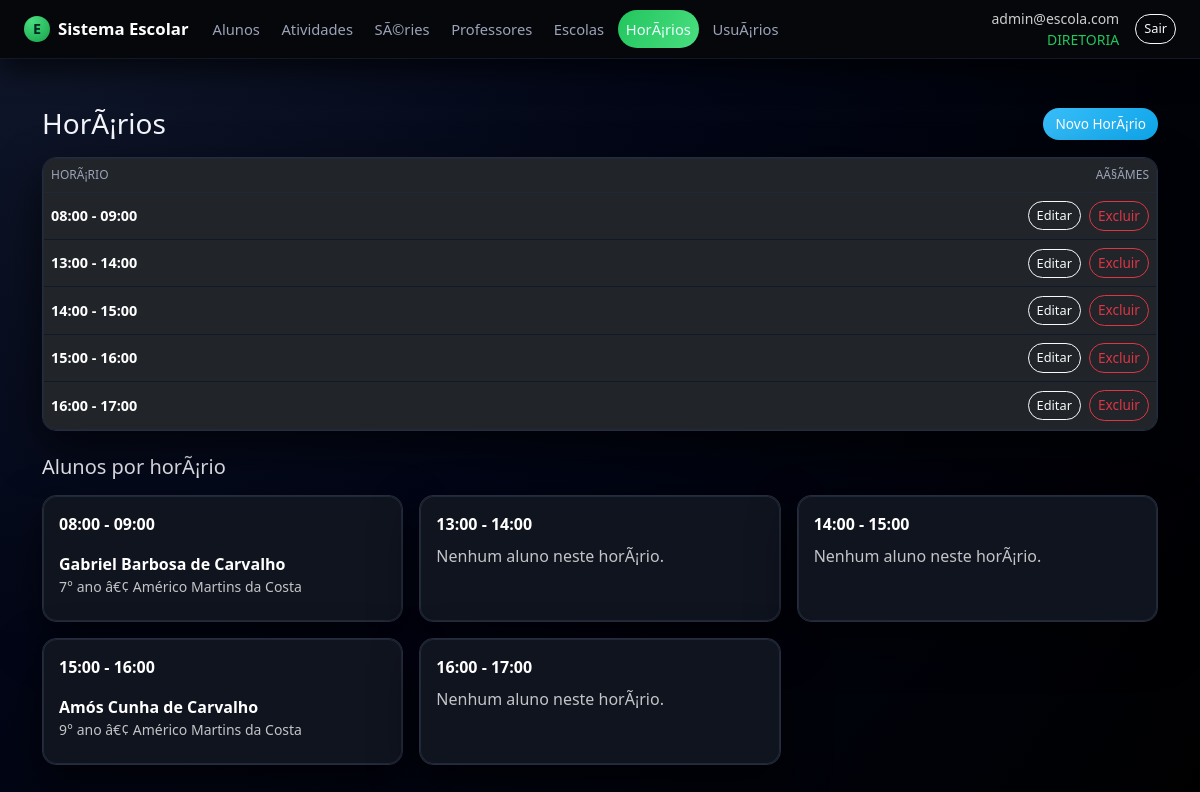
Page /horarios/ (signed in) on the earlier database version.
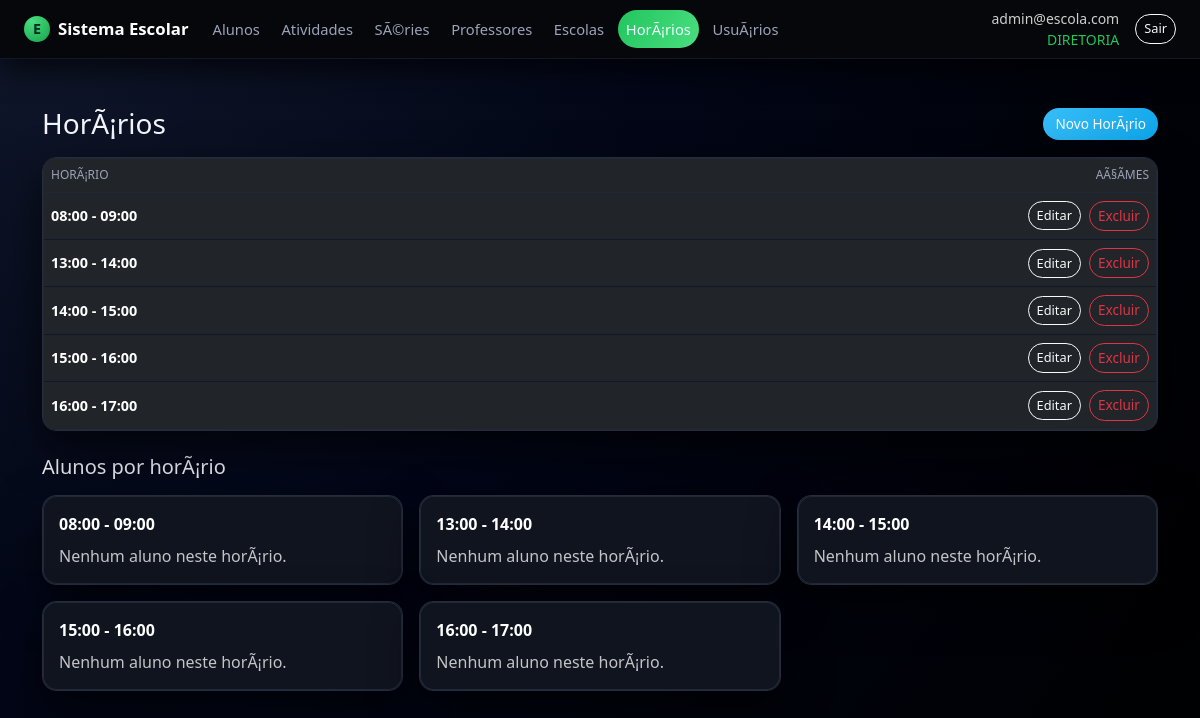
Same page on the later database version.
### app.py (models this page shows)
class Horario(db.Model):
    __tablename__ = "horario"
    id = db.Column(db.Integer, primary_key=True)
    hora_inicio = db.Column(db.String(5), nullable=False)  # HH:MM
    hora_fim = db.Column(db.String(5), nullable=False)     # HH:MM

class Aluno(db.Model):
    __tablename__ = "aluno"
    id = db.Column(db.Integer, primary_key=True)
    nome = db.Column(db.String(180), nullable=False)
    escola_id = db.Column(db.Integer, db.ForeignKey("escola.id"))
    serie_id = db.Column(db.Integer, db.ForeignKey("serie.id"))
    horario_id = db.Column(db.Integer, db.ForeignKey("horario.id"))
    telefone_cel = db.Column(db.String(30))
    telefone_fixo = db.Column(db.String(30))
    foto_path = db.Column(db.String(300))
    observacoes = db.Column(db.Text)
    naturalidade = db.Column(db.String(120))
    nacionalidade = db.Column(db.String(120))
    data_nascimento = db.Column(db.Date)
    idade = db.Column(db.Integer)
    sexo = db.Column(db.String(1))
    nome_pai = db.Column(db.String(180))
    nome_mae = db.Column(db.String(180))
    endereco = db.Column(db.String(200))
    numero = db.Column(db.String(20))
    bairro = db.Column(db.String(120))
    tem_dificuldade = db.Column(db.Boolean)
    qual_dificuldade = db.Column(db.String(255))
    toma_medicamento = db.Column(db.Boolean)
    qual_medicamento = db.Column(db.String(255))
    inicio_aulas = db.Column(db.Date)
    mensalidade_opcao = db.Column(db.String(60))
    escola = db.relationship("Escola", lazy="joined")
    serie = db.relationship("Serie", lazy="joined")
    horario = db.relationship("Horario", lazy="joined")

class Serie(db.Model):
    __tablename__ = "serie"
    id = db.Column(db.Integer, primary_key=True)
    nome = db.Column(db.String(120), nullable=False, unique=True)

class Escola(db.Model):
    __tablename__ = "escola"
    id = db.Column(db.Integer, primary_key=True)
    nome = db.Column(db.String(120), nullable=False, unique=True)

### app.py (the view)
@app.route("/horarios/")
@login_required
def horarios_list():
    if current_user.is_responsavel() or current_user.is_aluno():
        flash("Acesso não autorizado.", "warning")
        return redirect(url_for("index"))
    items = Horario.query.order_by(Horario.hora_inicio.asc()).all()
    alunos = Aluno.query.order_by(Aluno.nome.asc()).all()
    alunos_por_horario = {}
    alunos_sem_horario = []
    for a in alunos:
        if a.horario_id:
            alunos_por_horario.setdefault(a.horario_id, []).append(a)
        else:
            alunos_sem_horario.append(a)
    return render_template(
        "horarios/listar.html",
        items=items,
        alunos_por_horario=alunos_por_horario,
        alunos_sem_horario=alunos_sem_horario,
    )

### app.py (called while the page is built)
@login_manager.user_loader
def load_user(uid):
    return db.session.get(Usuario, int(uid))

@app.context_processor
def inject_can():
    return dict(can=can)

    def papel_upper(self):
        return (self.papel or "").upper()

    def is_diretoria(self):
        return self.papel_upper() == "DIRETORIA"

    def is_responsavel(self):
        return self.papel_upper() == "RESPONSAVEL"

    def is_aluno(self):
        return self.papel_upper() == "ALUNO"

### templates/horarios/listar.html (shortened to what this page needs)
{% extends "base.html" %}
{% block content %}
<div class="container py-4">
  <div class="d-flex justify-content-between align-items-center mb-3">
    <h3 class="mb-0">HorÃ¡rios</h3>
    {% if current_user.is_diretoria() %}
      <a href="{{ url_for('horarios_novo') }}" class="btn btn-primary">
        Novo HorÃ¡rio
      </a>
    {% endif %}
  </div>
  <div class="card mb-4">
    <div class="card-body p-0">
      <div class="table-responsive">
        <table class="table table-dark align-middle mb-0">
          <thead>
            <tr>
              <th style="width:220px">HorÃ¡rio</th>
              {% if current_user.is_diretoria() %}
                <th class="text-end" style="width:260px">AÃ§Ãµes</th>
              {% endif %}
            </tr>
          </thead>
          <tbody>
            {% for h in items %}
              <tr>
                <td class="fw-semibold">
                  {{ h.hora_inicio }} - {{ h.hora_fim }}
                </td>
                {% if current_user.is_diretoria() %}
                  <td class="text-end">
                    <div class="d-inline-flex gap-2 align-items-center">
                      <button
                        type="button"
                        class="btn btn-outline-light btn-sm btn-editar-horario"
                        data-id="{{ h.id }}">
                        Editar
                      </button>
                      <form method="post"
                            action="{{ url_for('horarios_excluir', id=h.id) }}"
                            class="d-inline"
                            onsubmit="return confirm('Excluir este horÃ¡rio?');">
                        <button class="btn btn-outline-danger btn-sm" type="submit">Excluir</button>
                      </form>
                    </div>
                  </td>
                {% endif %}
              </tr>
            {% endfor %}
          </tbody>
        </table>
      </div>
    </div>
  </div>
  <h5 class="mb-3">Alunos por horÃ¡rio</h5>
  <div class="row g-3">
    {% for h in items %}
      {% set lista = alunos_por_horario.get(h.id, []) %}
      <div class="col-12 col-md-6 col-lg-4">
        <div class="card h-100">
          <div class="card-body">
            <div class="d-flex justify-content-between align-items-center mb-2">
              <div class="fw-semibold">{{ h.hora_inicio }} - {{ h.hora_fim }}</div>
            </div>
            {% if lista %}
              <div>
                {% for a in lista %}
                  <div class="aluno-item">
                    <div class="fw-semibold">{{ a.nome }}</div>
                    <div class="small text-secondary">
                      {% if a.serie %}{{ a.serie.nome }}{% else %}â€”{% endif %}
                      {% if a.escola %} â€¢ {{ a.escola.nome }}{% endif %}
                    </div>
                  </div>
                {% endfor %}
              </div>
            {% else %}
              <div class="text-secondary">Nenhum aluno neste horÃ¡rio.</div>
            {% endif %}
          </div>
        </div>
      </div>
    {% endfor %}
  </div>
</div>
{% endblock %}

Differences in the rows shown:
removed Aluno: nome "Gabriel Barbosa de Carvalho", serie.nome "7° ano", escola.nome "Américo Martins da Costa", shown under Horario (number 1 of 5 on the later page)
removed Aluno: nome "Amós Cunha de Carvalho", serie.nome "9° ano", escola.nome "Américo Martins da Costa", shown under Horario (number 4 of 5 on the later page)
shown differently, row unchanged: Horario (number 1 of 5 on the later page): now shows "Nenhum aluno neste horÃ¡rio."
shown differently, row unchanged: Horario (number 4 of 5 on the later page): now shows "Nenhum aluno neste horÃ¡rio."
